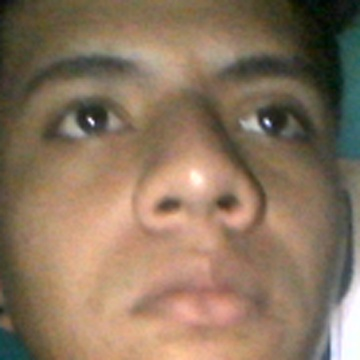
#> input picture fotosJack/imagen_10.jpg, 360 x 360 px, given in place of the camera
$ python capaEntrada.py
#> lines starting #> are read from the running program, lines starting #| are printed output that depends on the picture; after the words box and inside, x2 and y2 are one past the last pixel; in counts of white or black regions, pixels touching at a corner belong together
import cv2 as cv
import os
ruidos=cv.CascadeClassifier('./haarcascade_frontalface_default.xml')
camara=cv.VideoCapture(0)

modelo="fotosJack"
ruta1="."
rutaCompleta=ruta1+ "/" +modelo
if not os.path.exists(rutaCompleta):
    os.makedirs(rutaCompleta)
id=0
while True:
    respuesta,captura=camara.read()
#> captura is the input picture: shape (360, 360, 3); mean B, G, R 94.2, 116.6, 139.1
    if respuesta==False:break
    grises=cv.cvtColor(captura,cv.COLOR_BGR2GRAY)
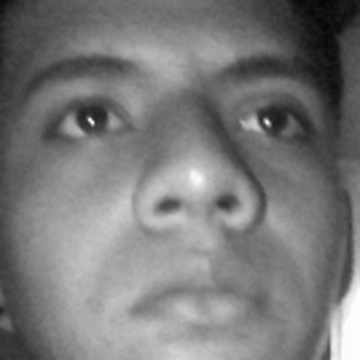
#> grises: shape (360, 360); min 4, max 255, mean 120.8
    idCaptura=captura.copy()

    cara=ruidos.detectMultiScale(grises,1.3,5)
#> cara = ()
    for(x,y,e1,e2) in cara:
        cv.rectangle(captura,(x,y),(x+e1,y+e2),(255,0,0),2)
        rostroCapturado=idCaptura[y:y+e2,x:x+e1]
        rostroCapturado=cv.resize(rostroCapturado,(360,360),interpolation=cv.INTER_CUBIC)
        cv.imwrite(rutaCompleta+"/imagen_{}.jpg".format(id),rostroCapturado)
        id=id+1
#> this loop made 0 passes
#> after the loop, id = 0

    cv.imshow("resultado rostro", captura)
    if  cv.waitKey(1)==ord("s") or id == 351:
#> (key Esc is pressed here)
        break
camara.release()
cv.destroyAllWindows()

$ run again, on fotosJack/imagen_103.jpg
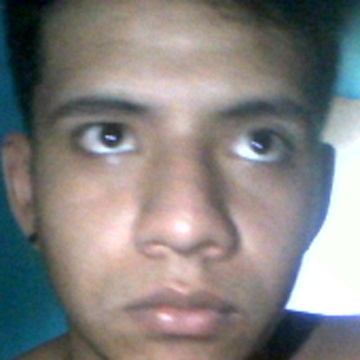
#> input picture fotosJack/imagen_103.jpg, 360 x 360 px, given in place of the camera
#> captura is the input picture: shape (360, 360, 3); mean B, G, R 127.9, 129.2, 131.9
#> cara = [[22, 16, 314, 314]]
#> the loop `for(x,y,e1,e2) in cara:` made 1 pass
#> (x, y, e1, e2, id) on pass 1: (22, 16, 314, 314, 1)
#> pass 1, `rostroCapturado=idCaptura[y:y+e2,x:x+e1]`:
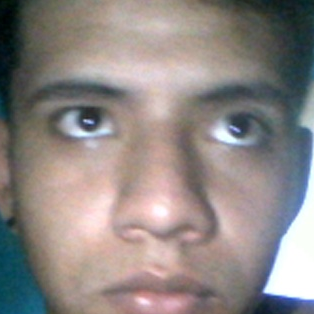
#> rostroCapturado: shape (314, 314, 3); mean B, G, R 132.5, 134.9, 142.5
#> after the loop `for(x,y,e1,e2) in cara:`:
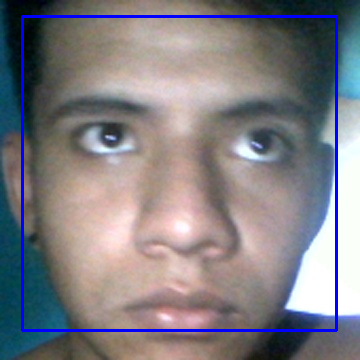
#> captura: shape (360, 360, 3); 2.9% of pixels changed, all inside (x1, y1, x2, y2) = (21, 15, 338, 332)
#> after the loop `for(x,y,e1,e2) in cara:`: id = 1

$ run again, on fotosJack/imagen_110.jpg
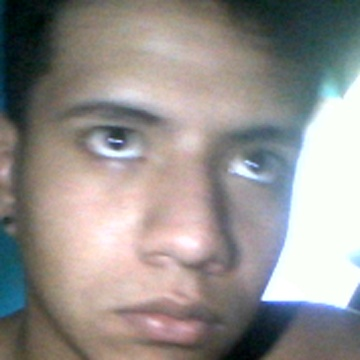
#> input picture fotosJack/imagen_110.jpg, 360 x 360 px, given in place of the camera
#> captura is the input picture: shape (360, 360, 3); mean B, G, R 141.8, 144.5, 149
#> cara = [[26, 26, 312, 312]]
#> the loop `for(x,y,e1,e2) in cara:` made 1 pass
#> (x, y, e1, e2, id) on pass 1: (26, 26, 312, 312, 1)
#> pass 1, `rostroCapturado=idCaptura[y:y+e2,x:x+e1]`:
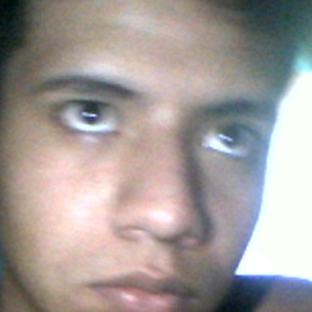
#> rostroCapturado: shape (312, 312, 3); mean B, G, R 153.4, 156, 164
#> after the loop `for(x,y,e1,e2) in cara:`:
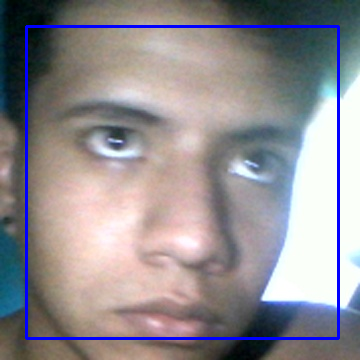
#> captura: shape (360, 360, 3); 2.89% of pixels changed, all inside (x1, y1, x2, y2) = (25, 25, 340, 340)
#> after the loop `for(x,y,e1,e2) in cara:`: id = 1
